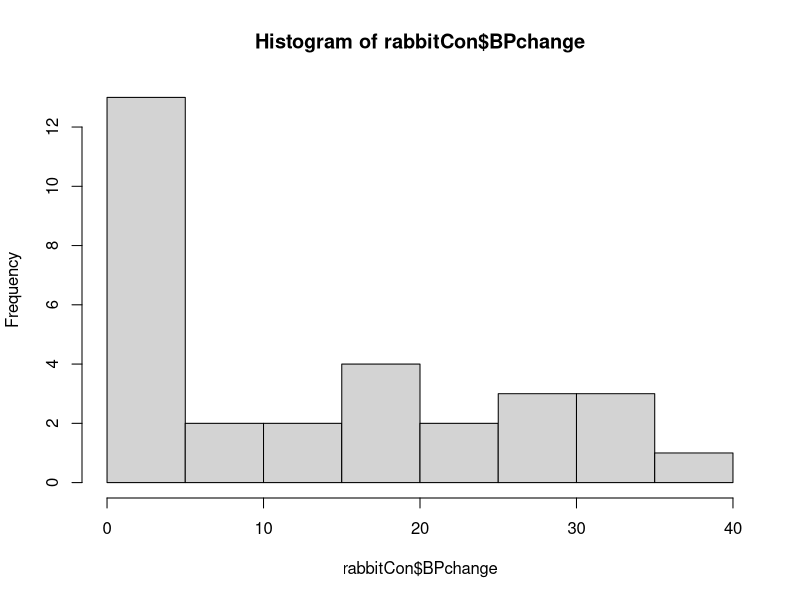
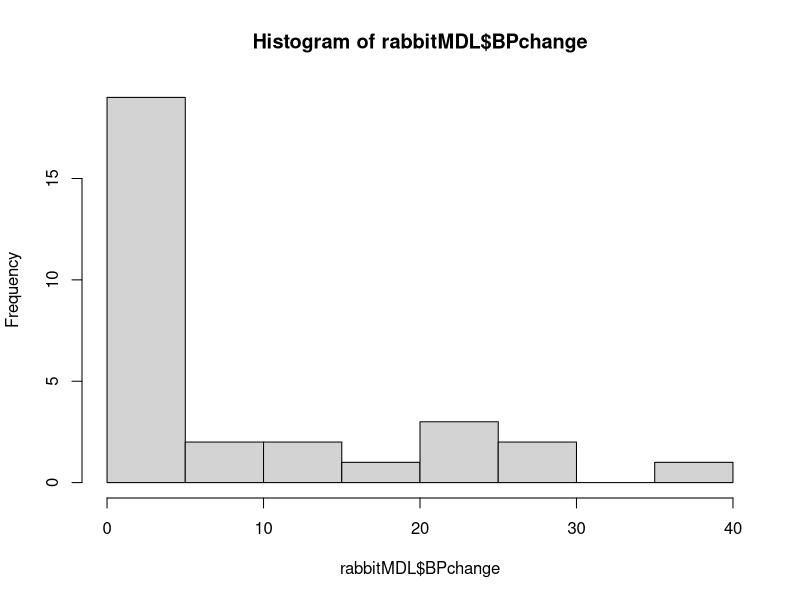
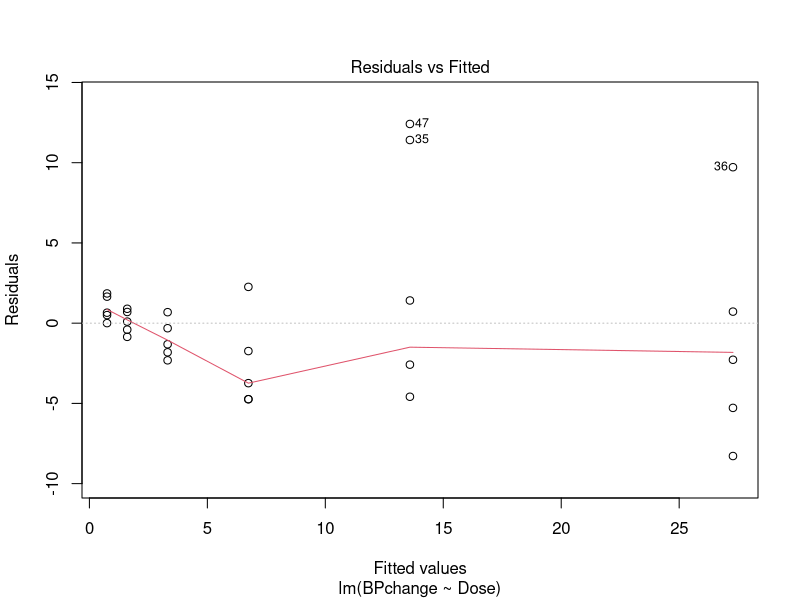
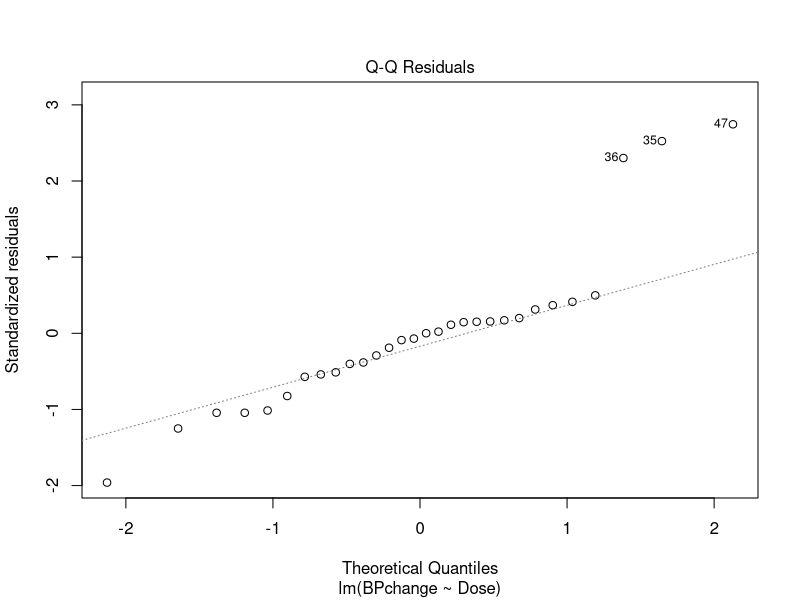
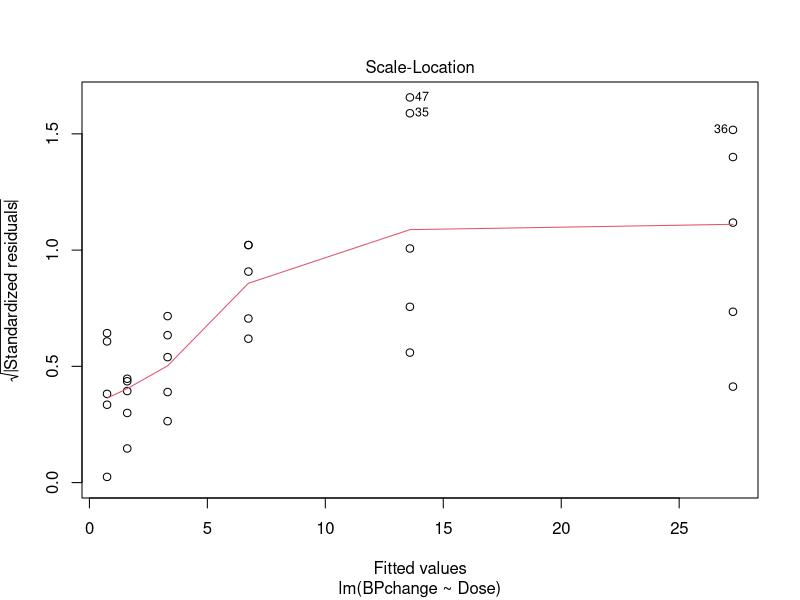
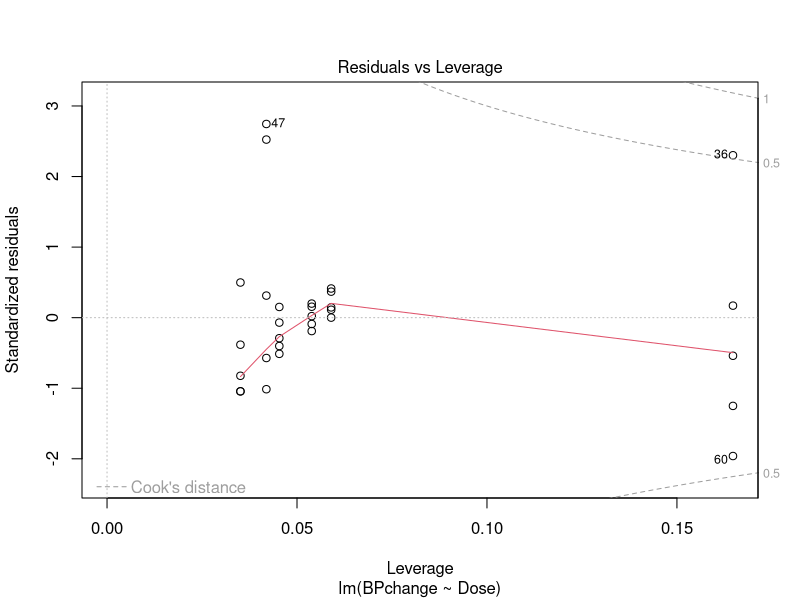

Here is the R script that generated these plots, in order:
# Do not remove any of the comments. These are marked by #

# HW 4 - Due Monday, Oct 8, 2018 in moodle and hardcopy in class

# (1). Please upload R code and report to Moodle 
#      with filename: HW4_IS457_YourClassID.
# (2). Turn in hard copy of your report in class
#      without your name but only your class ID

## Important: Make sure there is no identifying information on your printout, including name, username etc. 
## Only include your class ID on there.

### ClassID: 33

# In this assignment you will practice linear regression in R


# Part 1. Linear Regression Concepts (6pts)
## These questions do not require coding but you will need to explain the details.
## In this homework, "Regression" refers to the simple linear regression equation: y = b0 + b1*x

#Q1. (2pts)
# What is the interpretation of the coefficient b1? (What meaning does it represent?)

#Your Answer: The coeffcient b1 represents the slope of the line of the linear regression. 


#Q2. (2pts)
## Outliers are problems for many statistical methods, but are particularly problematic for linear regression. Why is that? It may help to define what outlier means in this case.
## (Hint: Think of how residuals are calculated)

#Your Answer: An outlier is a point of the data that can be defined as an extreme- or more than a few standard deviations
#from the mean. This can have a signficant effect on a linear regression by changing either coefficient in a way that does 
#not accurately model the remained of your data. 


#Q3. (2pts)
## How could you deal with outliers in order to improve the accuracy of your model?

#Your Answer: One should be careful before removing outliers. Outliers can be the result of improper data or measurement errors,
#or they can be extreme versions of the results. However, if we are looking toward getting the best fitting linear model, 
#the outlier can be removed. 


#Part 2. Sampling, Point Estimation, and creating functions
#The following problems will use the Rabbit dataset and
#explore the Blood Pressure change(BPchange) for Rabbit in control group of "Treatment".
#Load the data by running the following code:
library(MASS)
data(Rabbit)

#Q4. 
#Subset the data frame to include ONLY rabbits (observations) in control group of "Treatment". (2pts)
# Name it 'rabbitCon', and show the first 10 observations of your output.(2pts)

### Your code:
rabbitCon <- Rabbit[Rabbit$Treatment == "Control",]
head(rabbitCon, n=10)

#Use the sample function to generate a vector of 1s and 2s with the same length as rabbitCon, call it 'group'.(2pts)
#Use this vector to split the 'BPchange' variable into two vectors, BP_V1 and BP_V2. (4pts)
#Print out the vectors group, BP_V1, BP_V2 and the lengths of BP_V1 and BP_V2.

#IMPORTANT: Make sure to run the seed function before running the sample function to ensure 
# the result is reproducible.

set.seed(457)  # DO NOT change

#Your Code:
group <- sample(c(1,2), 30, replace=TRUE)
BP_list <- split(rabbitCon$BPchange, group)
BP_V1 <- BP_list[[1]]
BP_V2 <- BP_list[[2]]
group
BP_V1
BP_V2
length(BP_V1)
length(BP_V2)

#Q5(1)
#Calculate the mean and the standard deviation for each of the two vectors, BP_V1 and BP_V2. (4pts)
#Create a 95% confidence interval for your sample means using Z score.(4pts)
#(you can use the following formula for the Confidence Interval: mean +/- 2 * standard deviation). 
#Compare the confidence intervals, do they seem to agree or disagree, explain (their ranges? differences?). (2pts)

#Your code:
mBP_V1 <- mean(BP_V1)
mBP_V1
sdBP_V1 <- sd(BP_V1)
sdBP_V1
mBP_V2 <- mean(BP_V2)
mBP_V2
sdBP_V2 <- sd(BP_V2)
sdBP_V2

mBP_V1-1.96*sdBP_V1/sqrt(18)
mBP_V1+1.96*sdBP_V1/sqrt(18)

mBP_V2-1.96*sdBP_V2/sqrt(18)
mBP_V2+1.96*sdBP_V2/sqrt(18)

#I would say that the confidence intervals do not agree. Their differences are about the same, being off by about two. However, the ranges are not similar, and there is very little overlap. The overlap is less than 0.5. 

# Note: the z score for 95% confidence interval is 1.96.

#Q5(2) From what you practice in 5 (1), let's generalize the calculation process. (5pts)
# Write a function to calculate the 95% confidence intervals of any input vector (numerical) x, according 
# to the formula given in the previous question.
confidence_interval_.95 <- function(x) {
  low <- mean(x)-1.96*sd(x)/sqrt(length(x))
  up <- mean(x)+1.96*sd(x)/sqrt(length(x))
  return(list(low,up))
}
confidence_interval_.95(BP_V1)  
confidence_interval_.95(BP_V2)

  
#Q6. 
#Using the hist() fucntion, plot a histogram of BPchange of rabbits under control group as well as for 
#the MDL group (separately). (2pts)
#Do the histograms resemble a normal distribution? why or why not? (2pts)
#Comment on the shape of the distributions you see in the histgrams. What does the shape indicate in the 
#context of this dataset?(4pts) 

#Your Code:
rabbitMDL <- Rabbit[Rabbit$Treatment == "MDL",]
hist(rabbitCon$BPchange)
hist(rabbitMDL$BPchange)
#Neither of these histograms represent a normal distribution, as the data is not centered neatly around the mean. 
#These histograms indicate higher number cases of low BPchange, meaning that the mode would be significantly lower
#than the mean. 

#Part 3 Linear Regression
#This problem will use the same dataset as Part 2.
#We will focus on two variables:
#BP change: change in blood pressure relative to the start of the experiment.
#Dose: dose of Phenylbiguanide in micrograms.
#To start with, let us define a null hypthosesis. If we want to test the effect of dosage on BPchange,
# the null hypthosesis is:

#H0: Dosage has no effect on BPchange.
#H0: B1 = 0
#HA: B1 != 0

#Q7.
#Fit a linear regresssion using Dose to predict BPchange, using lm() for rabbits under MDL treatment. (2pts)
#Name it 'model_BP'. What function would you use to get the summary statistics from lm models? Go ahead and use it. (2pts)
#Examine the model diagnostics using plot(). 
#Comment on the plots, what do the fitted values, noise, outliers look like?(8pts)
#Would you consider this a good model or not? Please explain. (2pts)

#Your code:
model_BP <- lm(BPchange ~ Dose, data = rabbitMDL)
summary(model_BP)
plot(model_BP)

#I would say this is a decent model based on the summary statistics. The p-value shows that there is a significant relationship
#at P<0.001. The R-Squared value is decent, but not very high (~0.81). 

#Q8.
#With the summary statistics from above, calculate the 95% confidence interval for Dose using t score (2pts)
#Note: use this code to find the t score: tvalue <- qt(1-0.05/2,nrow(rabbitMDL)-2)

#Your Code:
tvalue <- qt(1-0.05/2,nrow(rabbitMDL)-1.96)
mean(rabbitMDL$Dose)-tvalue*sd(rabbitMDL$Dose)/sqrt(length(rabbitMDL$Dose))
mean(rabbitMDL$Dose)+tvalue*sd(rabbitMDL$Dose)/sqrt(length(rabbitMDL$Dose))

#Q9.
#Based on the result from Q7& Q8 (p-value and CI), would you reject the null hypothesis or not? Explain. (2pts)

#Your Answer:

